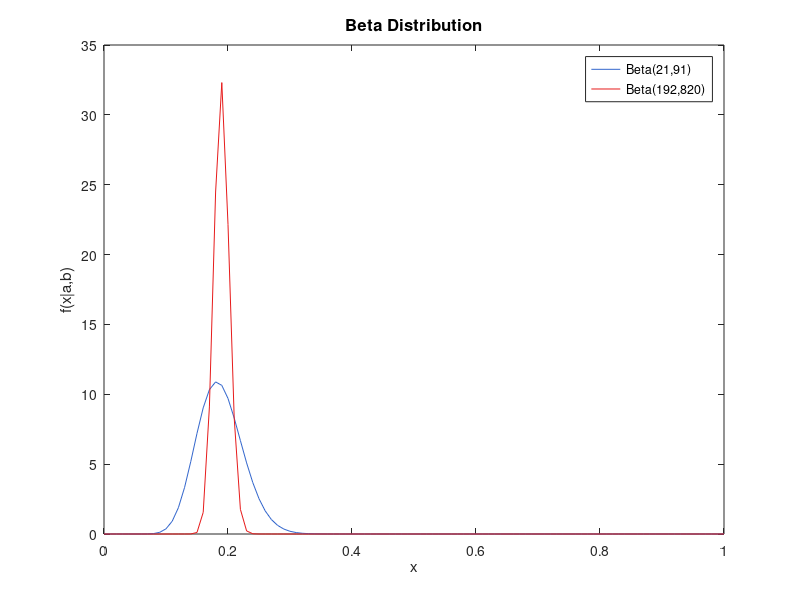

The MATLAB source for this figure:
clc;
clear all;

n = 100
x1 = 0 : 0.01 : 1;
y1 = betapdf(x1,21,91);


n = 1000
x = 0 : 0.01 : 1;
y = betapdf(x,192,820);
plot(x1,y1,'Color',[0.2,0.4,0.8]);
hold on
plot(x,y,'Color',[0.9,0.1,0.1]);
legend('Beta(21,91)','Beta(192,820)')
hold off
xlabel('x');
ylabel('f(x|a,b)');
title('Beta Distribution','Fontsize',12);

